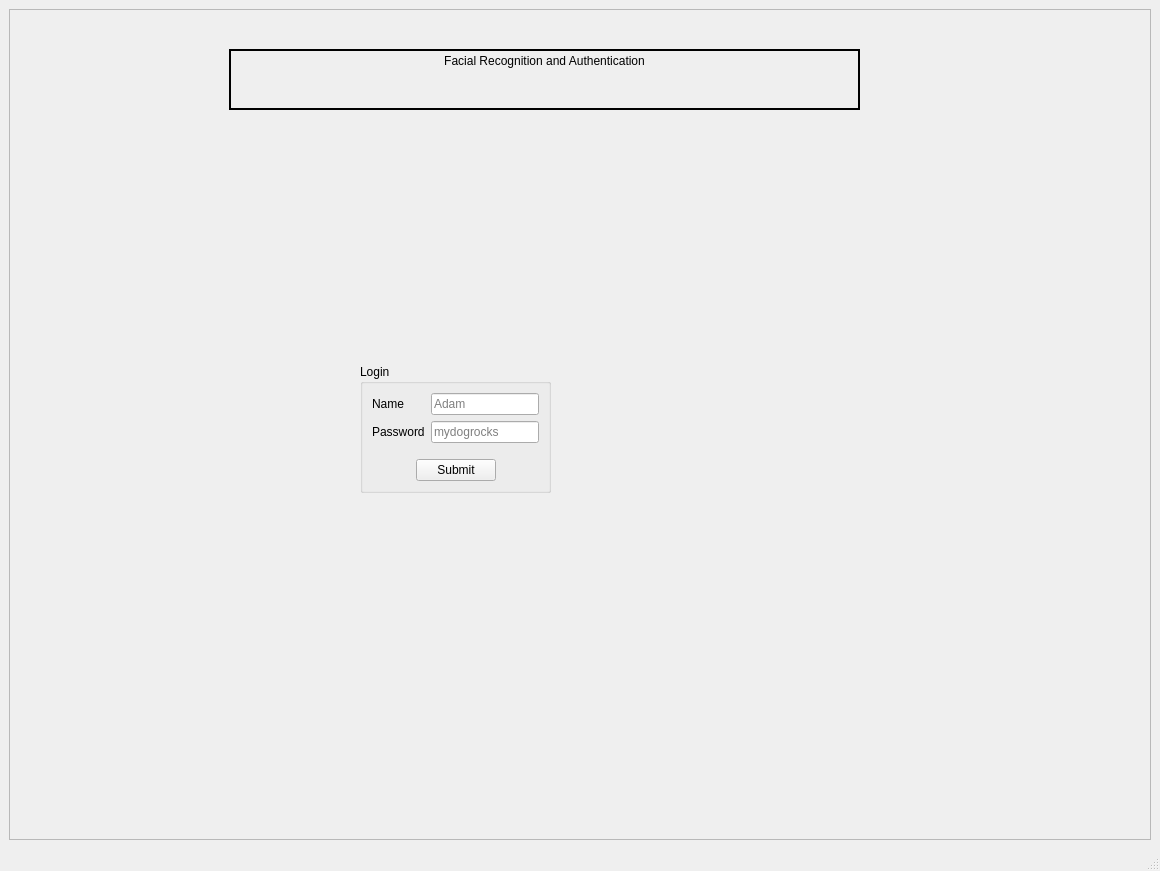
<?xml version="1.0" encoding="UTF-8"?>
<ui version="4.0">
 <class>MainWindow</class>
 <widget class="QMainWindow" name="MainWindow">
  <property name="geometry">
   <rect>
    <x>0</x>
    <y>0</y>
    <width>1160</width>
    <height>871</height>
   </rect>
  </property>
  <property name="windowTitle">
   <string>Face Recognition</string>
  </property>
  <property name="windowIcon">
   <iconset resource="app_resources.qrc">
    <normaloff>:/Backgrounds/images/E-LogoHub_Wallpaper_1024x1024.png</normaloff>:/Backgrounds/images/E-LogoHub_Wallpaper_1024x1024.png</iconset>
  </property>
  <widget class="QWidget" name="centralwidget">
   <layout class="QVBoxLayout" name="verticalLayout">
    <item>
     <widget class="QFrame" name="frame">
      <property name="styleSheet">
       <string notr="true">#frame
{
border-image: url(:/Backgrounds/images/WallpaperFusion-circum-polaire-3840x1080-M2.jpg);
}</string>
      </property>
      <property name="frameShape">
       <enum>QFrame::StyledPanel</enum>
      </property>
      <property name="frameShadow">
       <enum>QFrame::Raised</enum>
      </property>
      <widget class="QLabel" name="label">
       <property name="geometry">
        <rect>
         <x>220</x>
         <y>40</y>
         <width>631</width>
         <height>61</height>
        </rect>
       </property>
       <property name="sizePolicy">
        <sizepolicy hsizetype="MinimumExpanding" vsizetype="MinimumExpanding">
         <horstretch>0</horstretch>
         <verstretch>0</verstretch>
        </sizepolicy>
       </property>
       <property name="styleSheet">
        <string notr="true">font: 75 40pt &quot;Uroob&quot;;</string>
       </property>
       <property name="frameShape">
        <enum>QFrame::WinPanel</enum>
       </property>
       <property name="frameShadow">
        <enum>QFrame::Plain</enum>
       </property>
       <property name="text">
        <string>Facial Recognition and Authentication</string>
       </property>
       <property name="alignment">
        <set>Qt::AlignHCenter|Qt::AlignTop</set>
       </property>
      </widget>
      <widget class="QWidget" name="">
       <property name="geometry">
        <rect>
         <x>12</x>
         <y>152</y>
         <width>1096</width>
         <height>535</height>
        </rect>
       </property>
       <layout class="QHBoxLayout" name="horizontalLayout_3">
        <item>
         <spacer name="horizontalSpacer_6">
          <property name="orientation">
           <enum>Qt::Horizontal</enum>
          </property>
          <property name="sizeHint" stdset="0">
           <size>
            <width>40</width>
            <height>20</height>
           </size>
          </property>
         </spacer>
        </item>
        <item>
         <widget class="QStackedWidget" name="stackedPages">
          <property name="styleSheet">
           <string notr="true">#stackedPages
{

background-color: rgba(0, 0, 0, 0);
border:none;
}</string>
          </property>
          <property name="frameShape">
           <enum>QFrame::Box</enum>
          </property>
          <property name="currentIndex">
           <number>0</number>
          </property>
          <widget class="QWidget" name="page">
           <layout class="QVBoxLayout" name="verticalLayout_4">
            <item>
             <spacer name="verticalSpacer_3">
              <property name="orientation">
               <enum>Qt::Vertical</enum>
              </property>
              <property name="sizeHint" stdset="0">
               <size>
                <width>20</width>
                <height>128</height>
               </size>
              </property>
             </spacer>
            </item>
            <item>
             <layout class="QVBoxLayout" name="verticalLayout_3">
              <item>
               <spacer name="verticalSpacer">
                <property name="orientation">
                 <enum>Qt::Vertical</enum>
                </property>
                <property name="sizeHint" stdset="0">
                 <size>
                  <width>20</width>
                  <height>40</height>
                 </size>
                </property>
               </spacer>
              </item>
              <item>
               <layout class="QHBoxLayout" name="horizontalLayout_2">
                <item>
                 <spacer name="horizontalSpacer_3">
                  <property name="orientation">
                   <enum>Qt::Horizontal</enum>
                  </property>
                  <property name="sizeHint" stdset="0">
                   <size>
                    <width>40</width>
                    <height>20</height>
                   </size>
                  </property>
                 </spacer>
                </item>
                <item>
                 <widget class="QGroupBox" name="groupBox_2">
                  <property name="title">
                   <string>Login</string>
                  </property>
                  <layout class="QVBoxLayout" name="verticalLayout_2">
                   <item>
                    <layout class="QGridLayout" name="gridLayout">
                     <item row="1" column="0">
                      <widget class="QLabel" name="label_4">
                       <property name="text">
                        <string>Password</string>
                       </property>
                      </widget>
                     </item>
                     <item row="0" column="1">
                      <widget class="QLineEdit" name="userName">
                       <property name="placeholderText">
                        <string>Adam</string>
                       </property>
                      </widget>
                     </item>
                     <item row="0" column="0">
                      <widget class="QLabel" name="label_3">
                       <property name="text">
                        <string>Name</string>
                       </property>
                      </widget>
                     </item>
                     <item row="1" column="1">
                      <widget class="QLineEdit" name="userPass">
                       <property name="echoMode">
                        <enum>QLineEdit::Password</enum>
                       </property>
                       <property name="placeholderText">
                        <string>mydogrocks</string>
                       </property>
                      </widget>
                     </item>
                    </layout>
                   </item>
                   <item>
                    <layout class="QHBoxLayout" name="horizontalLayout" stretch="2,3,2">
                     <property name="spacing">
                      <number>15</number>
                     </property>
                     <property name="topMargin">
                      <number>10</number>
                     </property>
                     <item>
                      <spacer name="horizontalSpacer">
                       <property name="orientation">
                        <enum>Qt::Horizontal</enum>
                       </property>
                       <property name="sizeHint" stdset="0">
                        <size>
                         <width>40</width>
                         <height>20</height>
                        </size>
                       </property>
                      </spacer>
                     </item>
                     <item>
                      <widget class="QPushButton" name="submitBtn">
                       <property name="text">
                        <string>Submit</string>
                       </property>
                       <property name="shortcut">
                        <string>Return</string>
                       </property>
                       <property name="autoDefault">
                        <bool>false</bool>
                       </property>
                      </widget>
                     </item>
                     <item>
                      <spacer name="horizontalSpacer_2">
                       <property name="orientation">
                        <enum>Qt::Horizontal</enum>
                       </property>
                       <property name="sizeHint" stdset="0">
                        <size>
                         <width>40</width>
                         <height>20</height>
                        </size>
                       </property>
                      </spacer>
                     </item>
                    </layout>
                   </item>
                  </layout>
                 </widget>
                </item>
                <item>
                 <spacer name="horizontalSpacer_4">
                  <property name="orientation">
                   <enum>Qt::Horizontal</enum>
                  </property>
                  <property name="sizeHint" stdset="0">
                   <size>
                    <width>40</width>
                    <height>20</height>
                   </size>
                  </property>
                 </spacer>
                </item>
               </layout>
              </item>
              <item>
               <spacer name="verticalSpacer_2">
                <property name="orientation">
                 <enum>Qt::Vertical</enum>
                </property>
                <property name="sizeHint" stdset="0">
                 <size>
                  <width>20</width>
                  <height>40</height>
                 </size>
                </property>
               </spacer>
              </item>
             </layout>
            </item>
            <item>
             <spacer name="verticalSpacer_4">
              <property name="orientation">
               <enum>Qt::Vertical</enum>
              </property>
              <property name="sizeHint" stdset="0">
               <size>
                <width>20</width>
                <height>127</height>
               </size>
              </property>
             </spacer>
            </item>
           </layout>
          </widget>
          <widget class="QWidget" name="page_2">
           <layout class="QVBoxLayout" name="verticalLayout_5" stretch="0,0,0,0,0,1">
            <item>
             <widget class="QLabel" name="label_5">
              <property name="text">
               <string>Name</string>
              </property>
             </widget>
            </item>
            <item>
             <widget class="QLineEdit" name="faceName">
              <property name="text">
               <string/>
              </property>
             </widget>
            </item>
            <item>
             <widget class="QPushButton" name="addFaceBtn">
              <property name="text">
               <string>Add Face</string>
              </property>
              <property name="icon">
               <iconset resource="app_resources.qrc">
                <normaloff>:/Backgrounds/images/kisspng-computer-icons-user-profile-icon-design-add-to-cart-button-5ad698003f7dd7.4764400015240130562601.jpg</normaloff>:/Backgrounds/images/kisspng-computer-icons-user-profile-icon-design-add-to-cart-button-5ad698003f7dd7.4764400015240130562601.jpg</iconset>
              </property>
             </widget>
            </item>
            <item>
             <widget class="QLabel" name="statusDisplay">
              <property name="frameShape">
               <enum>QFrame::WinPanel</enum>
              </property>
              <property name="frameShadow">
               <enum>QFrame::Sunken</enum>
              </property>
              <property name="text">
               <string/>
              </property>
             </widget>
            </item>
            <item>
             <widget class="QPushButton" name="detectFaceBtn">
              <property name="text">
               <string>Detect Face</string>
              </property>
             </widget>
            </item>
            <item>
             <widget class="QLabel" name="cameraWindow">
              <property name="minimumSize">
               <size>
                <width>420</width>
                <height>280</height>
               </size>
              </property>
              <property name="maximumSize">
               <size>
                <width>420</width>
                <height>280</height>
               </size>
              </property>
              <property name="text">
               <string/>
              </property>
             </widget>
            </item>
           </layout>
          </widget>
         </widget>
        </item>
        <item>
         <spacer name="horizontalSpacer_5">
          <property name="orientation">
           <enum>Qt::Horizontal</enum>
          </property>
          <property name="sizeHint" stdset="0">
           <size>
            <width>40</width>
            <height>20</height>
           </size>
          </property>
         </spacer>
        </item>
        <item>
         <widget class="QLabel" name="label_6">
          <property name="text">
           <string/>
          </property>
          <property name="pixmap">
           <pixmap resource="app_resources.qrc">:/Backgrounds/images/FR_Front_Page.jpg</pixmap>
          </property>
         </widget>
        </item>
        <item>
         <spacer name="horizontalSpacer_7">
          <property name="orientation">
           <enum>Qt::Horizontal</enum>
          </property>
          <property name="sizeHint" stdset="0">
           <size>
            <width>40</width>
            <height>20</height>
           </size>
          </property>
         </spacer>
        </item>
       </layout>
      </widget>
     </widget>
    </item>
   </layout>
  </widget>
  <widget class="QStatusBar" name="statusbar"/>
  <action name="actionNew">
   <property name="text">
    <string>New</string>
   </property>
  </action>
  <action name="actionOpen">
   <property name="text">
    <string>Open</string>
   </property>
  </action>
  <action name="actionFoo_py">
   <property name="text">
    <string>Foo.py</string>
   </property>
  </action>
  <action name="actionQuit">
   <property name="text">
    <string>Quit</string>
   </property>
  </action>
 </widget>
 <resources>
  <include location="app_resources.qrc"/>
 </resources>
 <connections/>
</ui>
